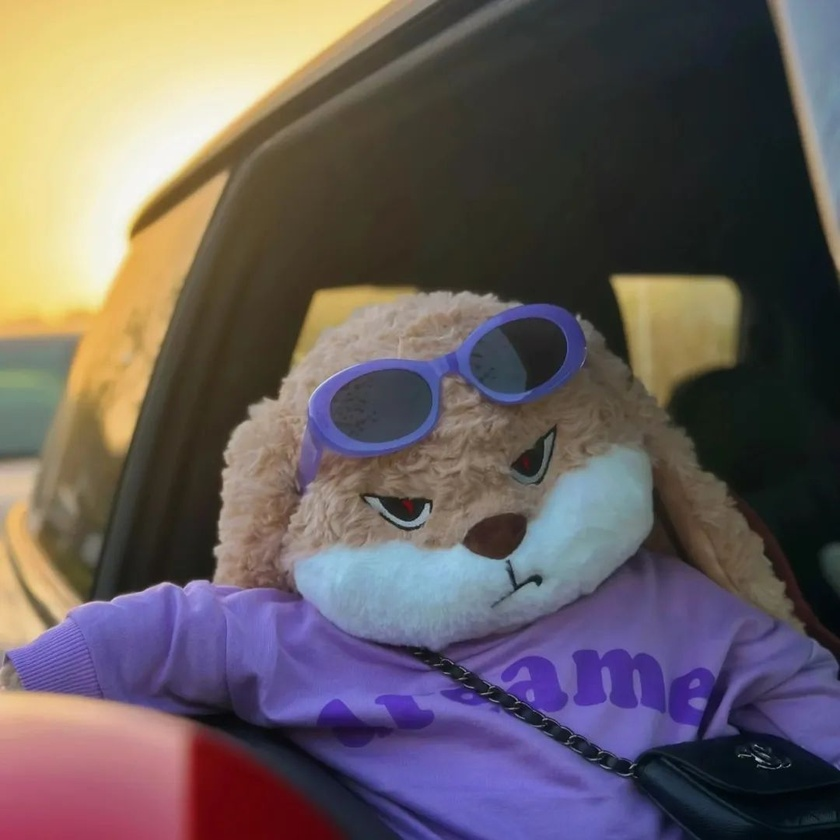
#> input picture imgs/src6.jpg, 840 x 840 px, shrunk from 1080 x 1080 before the run
$ python LPFilter.py
#> lines starting #> are read from the running program, lines starting #| are printed output that depends on the picture; after the words box and inside, x2 and y2 are one past the last pixel; in counts of white or black regions, pixels touching at a corner belong together
## 低通滤波
import sys
import cv2
import numpy as np

# ------截断频率------
radius = 50
MAX_RADIUS = 100
# ------低通滤波器的类型------
lpType = 0
MAX_LPTYPE = 2


def fft2Image(src):
    """
    快速傅里叶变换
    Args:
        src:

    Returns:

    """
    r, c = src.shape[:2]
    # 得到快速傅里叶变换的最优扩充
    rPadded = cv2.getOptimalDFTSize(r)
    cPadded = cv2.getOptimalDFTSize(c)
    # 边缘扩充，下边缘和右边缘的扩充值为0
    fft2 = np.zeros((rPadded, cPadded, 2), np.float32)
    fft2[:r, :c, 0] = src
    # 快速傅里叶变换
    cv2.dft(fft2, fft2, cv2.DFT_COMPLEX_OUTPUT)

    return fft2


def amplitudeSpectrum(fft2):
    # 求幅度
    real2 = np.power(fft2[:, :, 0], 2.0)
    Imag2 = np.power(fft2[:, :, 1], 2.0)
    amplitude = np.sqrt(real2 + Imag2)

    return amplitude


def graySpectrum(amplitude):
    # 对比度拉伸
    amplitude = np.log(amplitude + 1.0)
    # 归一化，傅里叶谱的灰底级显示
    spectrum = np.zeros(amplitude.shape, np.float32)
    cv2.normalize(amplitude, spectrum, 0, 1, cv2.NORM_MINMAX)

    return spectrum


def createLPFilter(shape, center, radius, lpType=2, n=2):
    # 滤波器的高和宽
    rows, cols = shape[:2]
    r, c = np.mgrid[0:rows:1, 0:cols:1]
    c -= center[0]
    r -= center[1]
    d = np.power(c, 2.0) + np.power(r, 2.0)
    # 构建低通滤波器
    lpFilter = np.zeros(shape, np.float32)
    if radius <= 0:
        return lpFilter
    if lpType == 0:  # 理想低通滤波器
        lpFilter = np.copy(d)
        lpFilter[lpFilter < pow(radius, 2.0)] = 1
        lpFilter[lpFilter >= pow(radius, 2.0)] = 0
    elif lpType == 1:  # 巴特沃斯低通滤波器
        lpFilter = 1.0 / (1.0 + np.power(np.sqrt(d) / radius, 2 * n))
    elif lpType == 2:  # 高斯低通滤波器
        lpFilter = np.exp(-d / (2.0 * pow(radius, 2.0)))

    return lpFilter


if __name__ == "__main__":
    # ------1 载入------
    image = cv2.imread('../imgs/src6.jpg', cv2.IMREAD_GRAYSCALE)
    print(image.shape)
#| (840, 840)
    cv2.imshow("image", image)
    # ------2 每一个元素乘以(-1)^(r+c)------
    fimage = np.zeros(image.shape, np.float32)
    for r in range(image.shape[0]):
        for c in range(image.shape[1]):
            if (r + c) % 2:  # 取模
                fimage[r][c] = -1 * image[r][c]
            else:  # 0
                fimage[r][c] = image[r][c]
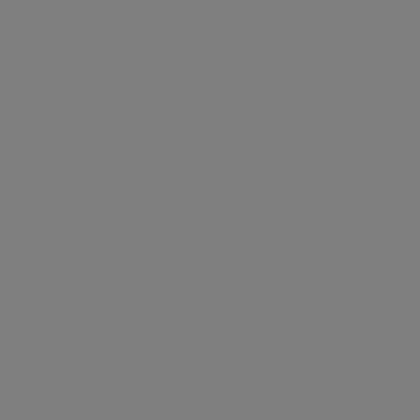
#> fimage: shape (840, 840) float32 (shown at 1/2 size); min -248, max 248, mean 0; drawn with min black and max white

    # ------3,4 右侧下侧补0，快速傅里叶变换------
    fImagefft2 = fft2Image(fimage)
    # 傅里叶谱
    amplitude = amplitudeSpectrum(fImagefft2)
    # 傅里叶谱的灰度级显示
    spectrum = graySpectrum(amplitude)
#> in graySpectrum, `amplitude = np.log(amplitude + 1.0)`:
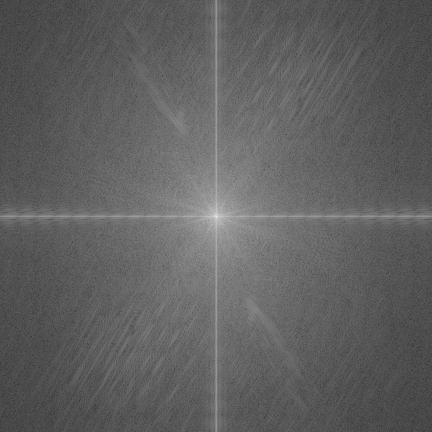
#> amplitude: shape (864, 864) float32 (shown at 1/2 size); min 0.453, max 18.04, mean 7.09; drawn with min black and max white

    cv2.imshow("originalSpectrum", spectrum)
    # 找到傅里叶谱的最大值的位置
    minValue, maxValue, minLoc, maxLoc = cv2.minMaxLoc(amplitude)
#> minValue = 0.573; maxValue = 68240904; minLoc = (758, 787); maxLoc = (432, 432)
    # 低通傅里叶谱的灰度级显示窗口
    cv2.namedWindow("lpFilterSpectrum", 1)


    def nothing(*args):
        pass


    # 调整低通滤波器的类型
    cv2.createTrackbar("lpType", "lpFilterSpectrum", lpType, MAX_LPTYPE, nothing)
    # 调整截断频率
    cv2.createTrackbar("radius", "lpFilterSpectrum", radius, MAX_RADIUS, nothing)
    # 低通滤波的结果
    res = np.zeros(spectrum.shape, np.float32)
    while True:
        # 得到当前截断频率，低通滤波器的类型
        radius = cv2.getTrackbarPos("radius", "lpFilterSpectrum")
        lpType = cv2.getTrackbarPos("lpType", "lpFilterSpectrum")
        # ------5 构建低通滤波器------
        lpFilter = createLPFilter(spectrum.shape, maxLoc, radius, lpType)
#> in createLPFilter, `lpFilter[lpFilter < pow(radius, 2.0)] = 1`:
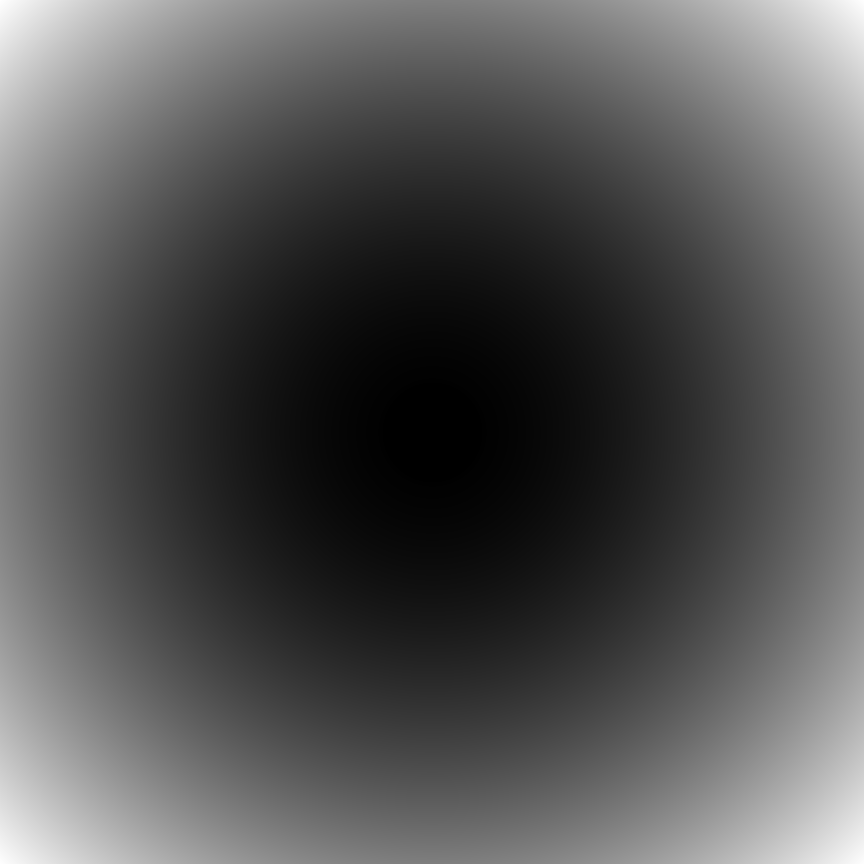
#> lpFilter: shape (864, 864) float64; min 1, max 373248, mean 124403.3; drawn with min black and max white
#> in createLPFilter, `lpFilter[lpFilter >= pow(radius, 2.0)] = 0`:
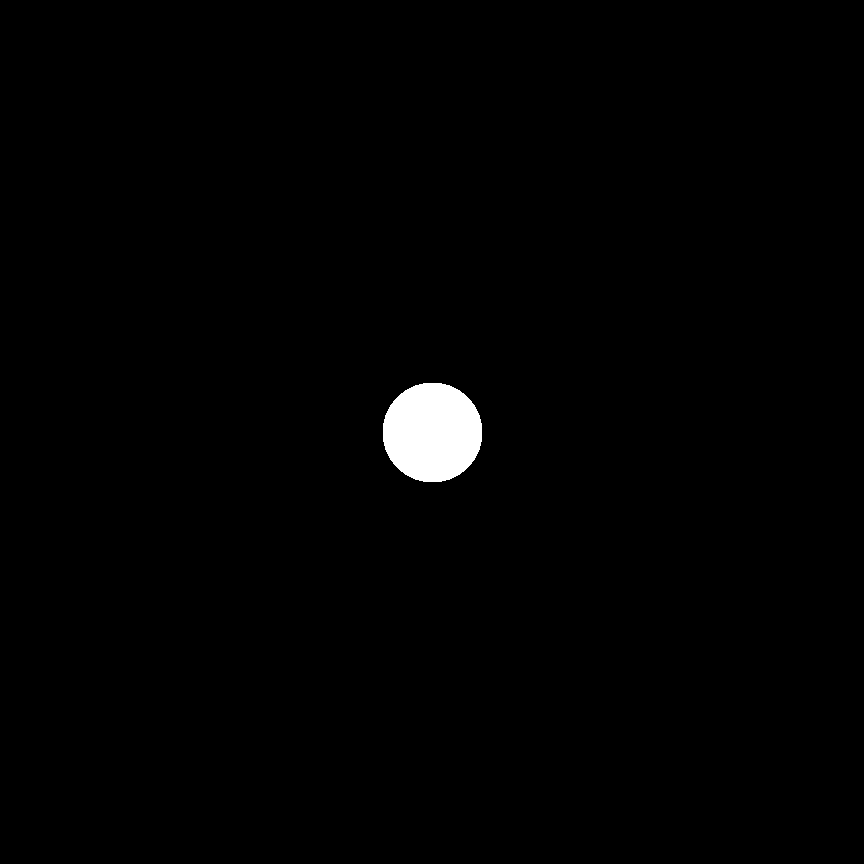
#> lpFilter: shape (864, 864) float64; values 0 (black) and 1 (white), 1% white; 1 white region, box (x1, y1, x2, y2) and area: (383, 383, 482, 482) 7825
        # ------6 低通滤波器和快速傅里叶变换点乘------
        rows, cols = spectrum.shape[:2]
        fImagefft2_lpFilter = np.zeros(fImagefft2.shape, fImagefft2.dtype)
        for i in range(2):
            fImagefft2_lpFilter[:rows, :cols, i] = fImagefft2[:rows, :cols, i] * lpFilter
        # 低通傅里叶变换的傅里叶谱
        lp_amplitude = amplitudeSpectrum(fImagefft2_lpFilter)
        # 显示低通滤波后的傅里叶变换的灰度级
        lp_sepctrum = graySpectrum(lp_amplitude)
        cv2.imshow("lpFilterSpectrum", lp_sepctrum)
        # ------7,8 对低通傅里叶变换执行傅里叶逆变换，并取其实部------
        cv2.dft(fImagefft2_lpFilter, res, cv2.DFT_REAL_OUTPUT + cv2.DCT_INVERSE + cv2.DFT_SCALE)
        # ------9 乘以(-1)^(r+c)------
        for r in range(rows):
            for c in range(cols):
                if (r + c) % 2:  # 取模
                    res[r][c] *= -1
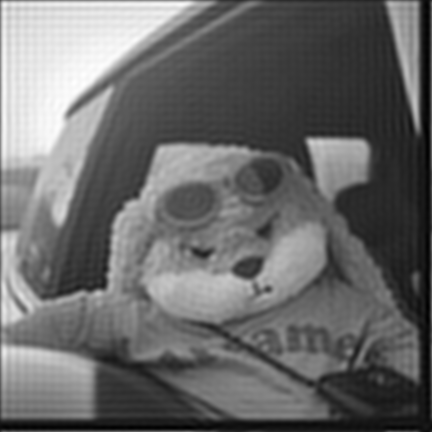
#> res: shape (864, 864) float32 (shown at 1/2 size); min -21.5, max 250.7, mean 91.4; drawn with min black and max white
        # ------10 数据类型转换，截取左上角部分，其大小和输入图像的大小相同------
        for r in range(rows):
            for c in range(cols):
                if res[r][c] < 0:
                    res[r][c] = 0
                elif res[r][c] > 255:
                    res[r][c] = 255
#> res: shape (864, 864) float32; 2.24% of pixels changed, all inside (x1, y1, x2, y2) = (0, 0, 864, 864)
        lpRes = res.astype(np.uint8)
        lpRes = lpRes[:image.shape[0], :image.shape[1]]
        cv2.imshow("LPFilter", lpRes)
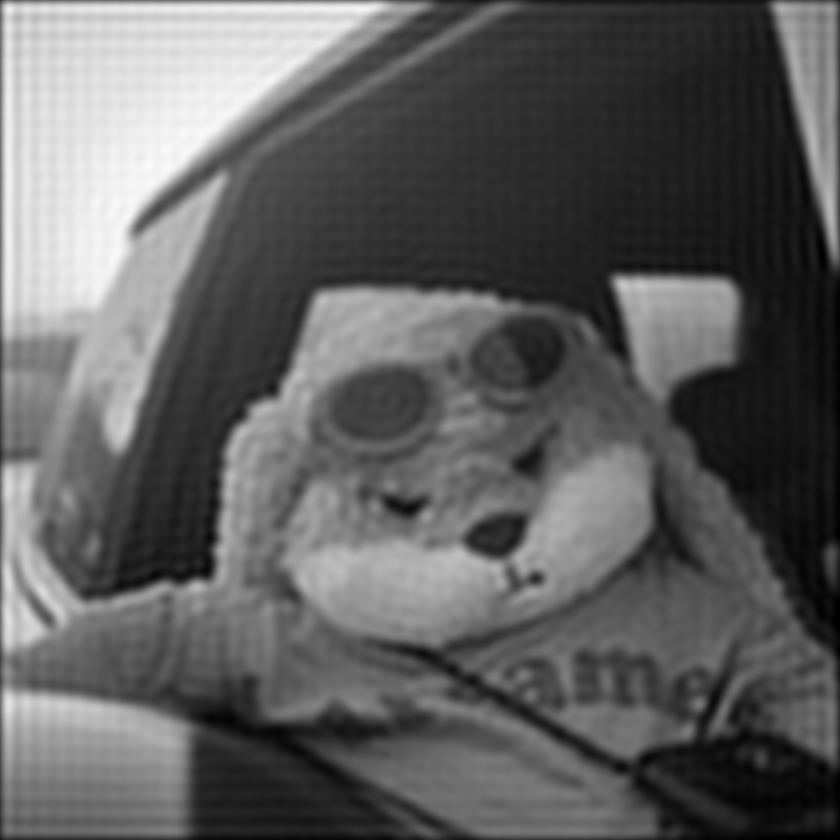
#> window 'LPFilter': shape (840, 840); min 0, max 250, mean 95.7
        ch = cv2.waitKey(5)
#> (key Esc is pressed here)
        if ch == 27:
            break

    cv2.destroyAllWindows()

$ run again, with imgs/src1.jpg copied over imgs/src6.jpg
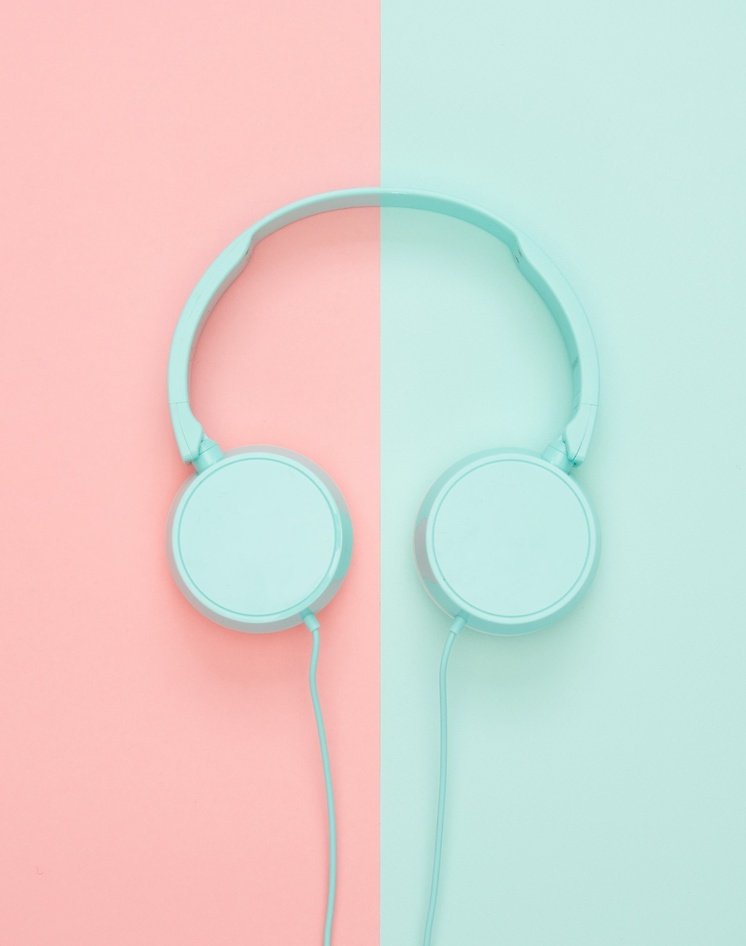
#> input picture imgs/src1.jpg, 746 x 946 px, shrunk from 1917 x 2430 before the run
#| (946, 746)
#> in graySpectrum, `amplitude = np.log(amplitude + 1.0)`:
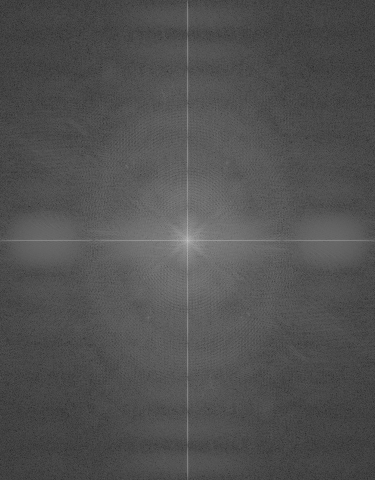
#> amplitude: shape (960, 750) float32 (shown at 1/2 size); min 0.764, max 18.84, mean 6.54; drawn with min black and max white
#> minValue = 1.15; maxValue = 151648000; minLoc = (66, 865); maxLoc = (375, 480)
#> `cv2.imshow("LPFilter", lpRes)`:
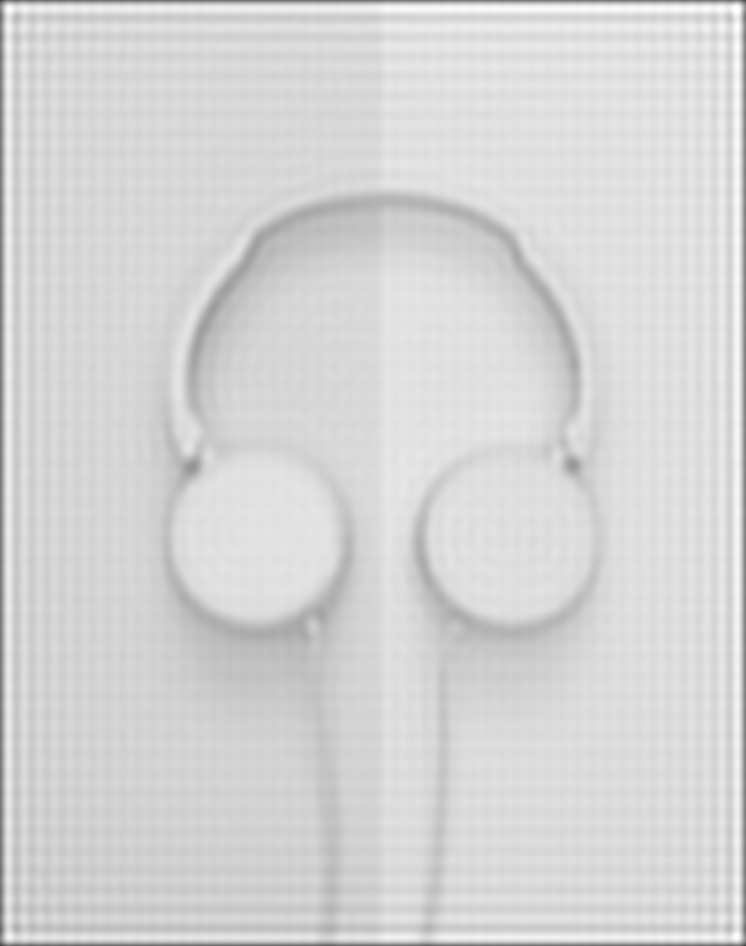
#> window 'LPFilter': shape (946, 746); min 65, max 255, mean 213.4

$ run again, with imgs/src2.jpg copied over imgs/src6.jpg
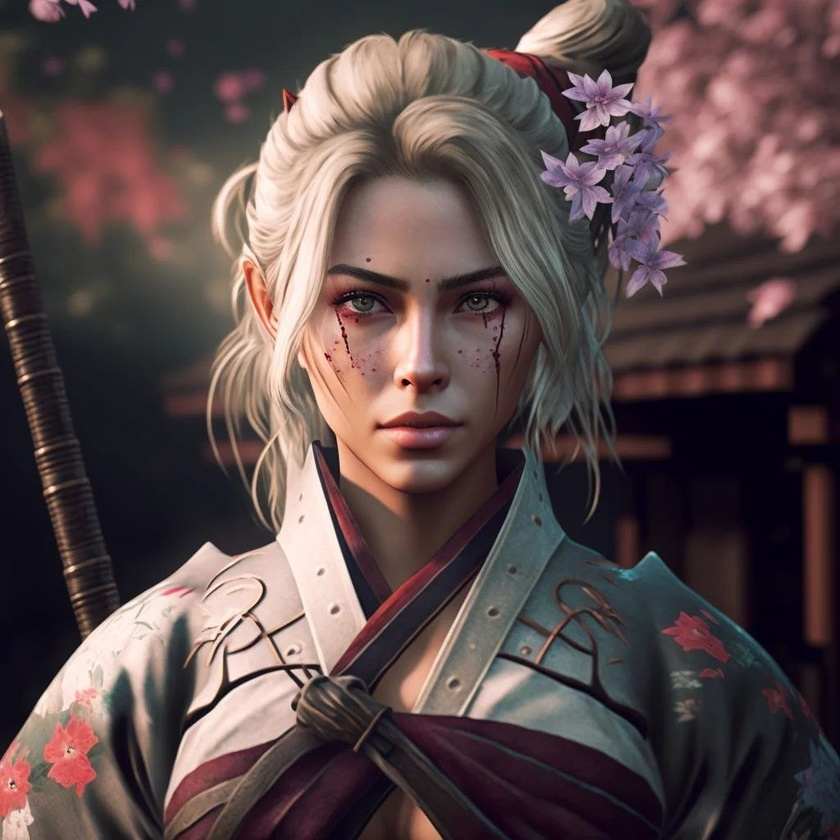
#> input picture imgs/src2.jpg, 840 x 840 px, shrunk from 1024 x 1024 before the run
#| (840, 840)
#> in graySpectrum, `amplitude = np.log(amplitude + 1.0)`:
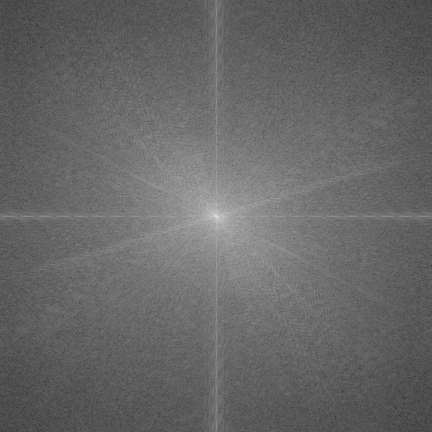
#> amplitude: shape (864, 864) float32 (shown at 1/2 size); min 0.934, max 17.84, mean 7.75; drawn with min black and max white
#> minValue = 1.54; maxValue = 55987936; minLoc = (851, 679); maxLoc = (432, 432)
#> `cv2.imshow("LPFilter", lpRes)`:
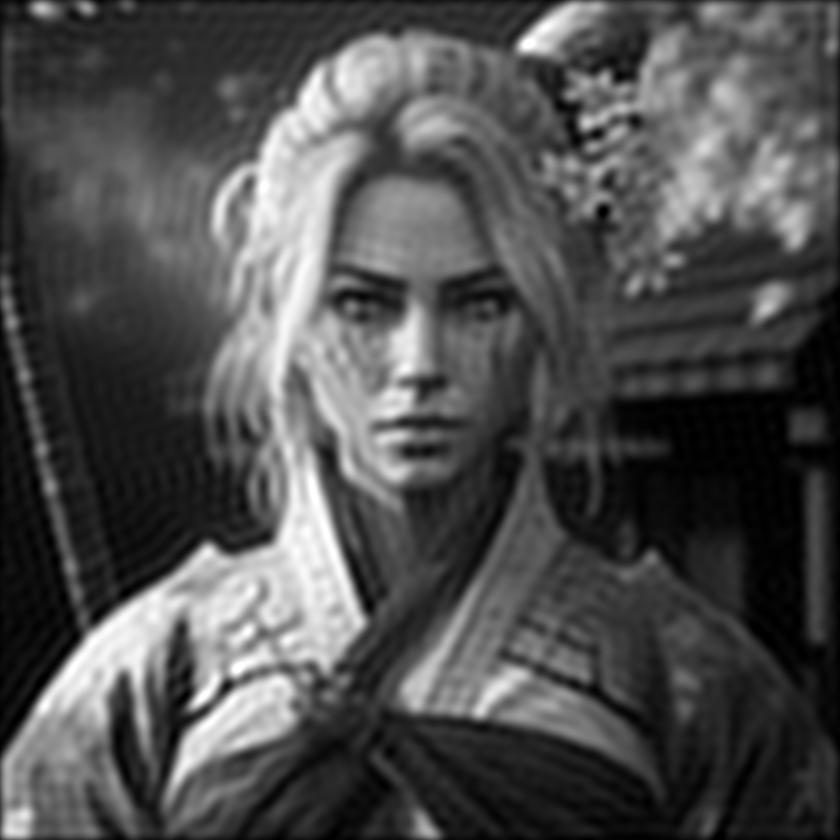
#> window 'LPFilter': shape (840, 840); min 0, max 255, mean 78.6
